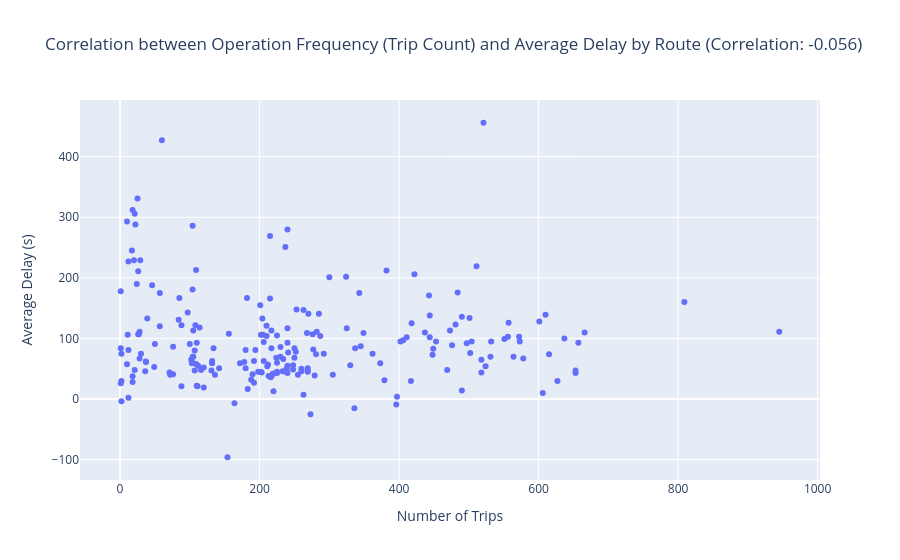

The notebook cell saved with this chart:
### Markdown cell above
運行本数がバンクーバー中心部に集中しているのに対し、遅延は郊外路線で顕著です。特にBridgeport Station発の路線がワースト10路線のうち4つを占めています。
また、地図上の可視化から、Route 503を除く上位の遅延路線のほぼ全てが、橋梁による渡河を含むルートであることが確認できます（ボトルネックの可能性）。

### Code cell
route_stats = base_df_filtered.groupby('route_id').agg({
    'trip_id': 'nunique',
    'arrival_delay': 'median'
}).reset_index()

route_stats.columns = ['route_id', 'trip_count', 'avg_delay']

routes_df = pd.read_csv(const.ROUTES_TXT, dtype={'route_id': str})
route_stats = route_stats.merge(routes_df[['route_id', 'route_short_name', 'route_long_name']], on='route_id', how='left')

correlation = route_stats['trip_count'].corr(route_stats['avg_delay'])
fig = px.scatter(
    route_stats,
    x='trip_count',
    y='avg_delay',
    hover_data=['route_short_name', 'route_long_name'],
    title=f'Correlation between Operation Frequency (Trip Count) and Average Delay by Route (Correlation: {correlation:.3f})',
    labels={'trip_count': 'Number of Trips', 'avg_delay': 'Average Delay (seconds)'}
)

fig.update_layout(
    xaxis_title="Number of Trips",
    yaxis_title="Average Delay (s)"
)

fig.show()

### Figure 1 — Plotly figure (JSON) as saved in the notebook; plotly's stock layout.template omitted (floating-point values rounded to 4 significant figures; data arrays with more than 128 entries replaced by an {"elided": "..."} marker saying what was removed)
{"data": [{"customdata": {"elided": "222x2 str values"}, "hovertemplate": "Number of Trips=%{x}<br>Average Delay (seconds)=%{y}<br>route_short_name=%{customdata[0]}<br>route_long_name=%{customdata[1]}<extra></extra>", "legendgroup": "", "marker": {"color": "#636efa", "symbol": "circle"}, "mode": "markers", "name": "", "orientation": "v", "showlegend": false, "type": "scatter", "x": {"elided": "222 int values"}, "xaxis": "x", "y": {"elided": "222 float values"}, "yaxis": "y"}], "layout": {"legend": {"tracegroupgap": 0}, "title": {"text": "Correlation between Operation Frequency (Trip Count) and Average Delay by Route (Correlation: -0.056)"}, "xaxis": {"anchor": "y", "domain": [0, 1], "title": {"text": "Number of Trips"}}, "yaxis": {"anchor": "x", "domain": [0, 1], "title": {"text": "Average Delay (s)"}}}}
